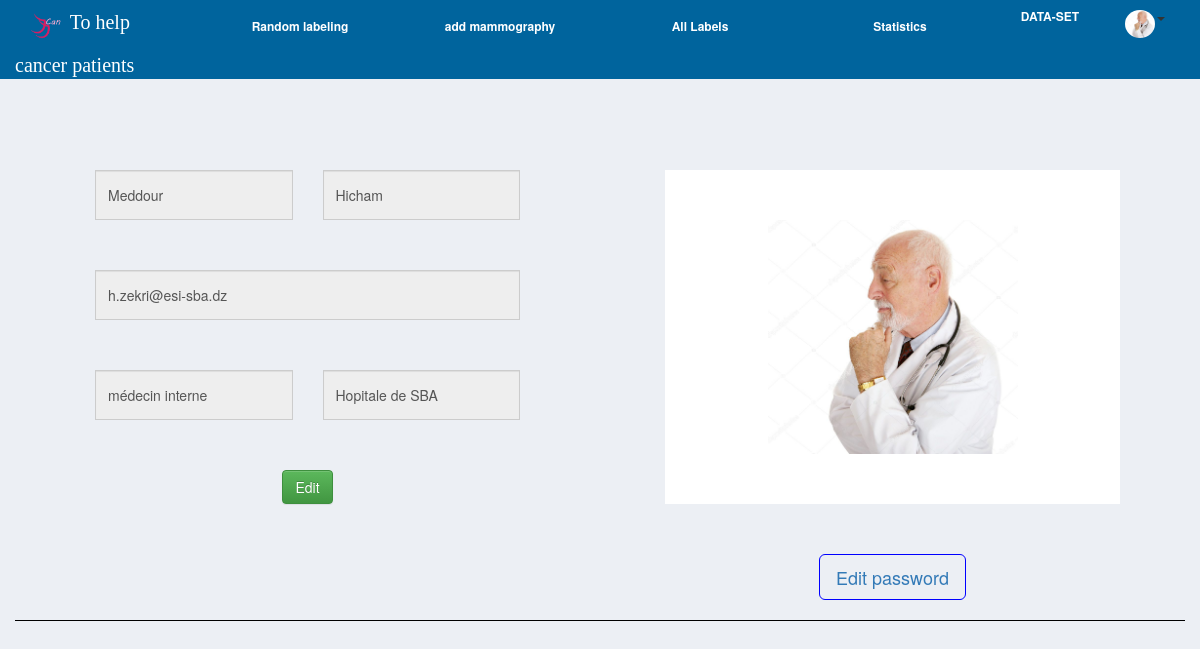
Screenshot of /2/profile (signed in) with the database file from the repository.
### AideCan/models.py (models this page shows, shortened)
class Doctor(models.Model):
    user = models.OneToOneField(User, on_delete=models.CASCADE, unique=True,null=True)
    specialty=models.CharField(max_length=250)
    establishment=models.CharField(max_length=100)
    photo=models.FileField(upload_to='images/', default="images/default.jpg", verbose_name="")

### AideCan/views.py (the view, shortened to what this page needs)
# urls.py: path('<int:id>/profile', profile_view, name='profile'),
@login_required()
def profile_view(request,id):
    if request.user.id == id:
        id=id
        docs=Doctor.objects.filter(user_id=id)
        doc=Doctor()
        for i in docs:
            doc=i
        return render(request, 'aideCan/profile.html',locals())
    else:
        return redirect(Error)

### AideCan/templates/AideCan/profile.html (shortened to what this page needs)
{% extends 'aidecan/base-dashboard.html' %}
{% block content1 %}
    {% load static %}
    <div class="container" id="label">
    <div class="row">
        <form action="{% url 'profile' id %}" method="post" enctype="multipart/form-data">
        <div class="col-md-6" >
                    <div class="row infor-row">
                        <div class="col-md-6">
                            <input  class="form-control input-info" id="first_name" name="first_name" value="{{ doc.user.first_name }}" type="text"  readonly>
                        </div>
                        <div class="col-md-6">
                            <input class="form-control input-info" name="last_name" id="last_name" value="{{ doc.user.last_name }}"  type="text"  readonly>
                        </div>
                    </div>
                    <div class="row infor-row">
                        <div class="col-md-12">
                            <input class="form-control input-info" name="email" id="email" value="{{ doc.user.email }}" type="email" readonly>
                        </div>
                    </div>
                    <div class="row infor-row">
                        <div class="col-md-6">
                            <input class="form-control input-info" id="speciality" name="speciality" value="{{ doc.specialty }}" type="text"  readonly>
                        </div>
                        <div class="col-md-6">
                            <input class="form-control input-info" name="establishment" id="establishment" value="{{ doc.establishment }}" type="text" readonly>
                        </div>
                    </div>
                    <div class="row">
                        <div class="col-md-12 btn-col">
                            <a class="btn btn-success" id="modifier-btn" onclick="modifier()" type="button">Edit </a>
                        </div>
                    </div>
        </div>
        <div class="col-md-6" >
                 <div id="photo-profile-d4"><img src="{{ doc.photo.url }}"  width="250px" id="img-profile-d4">
                </div>
                <div class="row">
                    <div class="col-md-12 changeP-col">
                        <a class="btn btn-link btn-lg"  href=""  type="button" id="changeP">Edit password</a>
                    </div>
                </div>
        </div>
        </form>
    </div>
    </div>
{% endblock %}

### AideCan/templates/AideCan/base-dashboard.html (shortened to what this page needs)
<!DOCTYPE html>
<html lang="en">
<head>
      {% load static %}
    <link rel="stylesheet" href="https://cdnjs.cloudflare.com/ajax/libs/open-iconic/1.1.1/font/css/open-iconic-bootstrap.min.css" />
    <link rel="stylesheet" href="{% static 'aideCan/assets/bootstrap/css/bootstrap.min.css' %}">
    <link rel="stylesheet" href="{% static 'aideCan/assets/fonts/font-awesome.min.css' %}">
    <link rel="stylesheet" href="{% static 'aideCan/assets/css/first.css' %}">
    <link rel="stylesheet" href="{% static 'aideCan/assets/css/secand.css' %}">
    <link rel="stylesheet" href="{% static 'aideCan/assets/css/therd.css' %}">
    <link rel="stylesheet" href="https://unpkg.com/aos@2.3.1/dist/aos.css">
    <link rel="stylesheet" href="https://cdnjs.cloudflare.com/ajax/libs/animate.css/3.5.2/animate.min.css">
    <link rel="stylesheet" href="{% static 'aideCan/assets/css/lebel.css' %}">
    <link rel="stylesheet" href="{% static 'aideCan/assets/css/show-label.css' %}">
    <link rel="stylesheet" href="{% static 'aideCan/assets/css/add-file.css' %}">
    <link rel="stylesheet" href="{% static 'aideCan/assets/css/profile.css' %}">
    <link rel="stylesheet" href="{% static 'aideCan/assets/css/add-mammo.css' %}">
    <link rel="stylesheet" href="{% static 'aideCan/assets/css/dropzone.css' %}">
     <link rel="stylesheet" href="{% static 'aideCan/assets/css/menu-d.css' %}">
     <link rel="stylesheet" href="{% static 'aideCan/assets/css/checkbox.css' %}">
</head>
<body id="body1">
        <div id="navbar" class="container-fluid">
        <div class="row">
            <div class="col-md-2 menu-b-item" style="text-align: left"><img src="{% static 'aideCan/assets/img/logo_v02.png' %}" id="logo"><span style="font-family: Gabriola;font-size: 20px;color: white"> To help cancer patients</span></div>
            <div class="col-md-2 nav-item">
                <a href="{% url 'random_labling' id %}"><p class="nav-item-text"><strong>Random labeling</strong></p></a>
            </div>
            <div class="col-md-2 nav-item">
               <a href="{% url 'add_mammography' id %}"> <p class="nav-item-text"><strong>add mammography</strong></p></a>
            </div>
            <div class="col-md-2 nav-item">
               <a href="{% url 'show_all_labels' id %}"> <p class="nav-item-text"><strong>All Labels</strong></p></a>
            </div>
             <div class="col-md-2 nav-item">
               <a href="{% url 'statistic' id %}" > <p class="nav-item-text"><strong>Statistics</strong></p></a>
            </div>
            <div class="col-md-1 nav-item">
                <p class="nav-item-text"><strong>DATA-SET</strong> </p>
            </div>
            <div class="col-md-1 nav-item">
                <div class="dropdown">
                    <img src="{{ doc.photo.url }}" id="user-img-d-menu" class = "dropdown-toggle" data-toggle="dropdown" aria-expanded="false"><span class="caret"></span>
                </div>
            </div>
    </div>
    </div>
    {% block content1 %}
    {% endblock %}
</body>
</html>

### AideCan/static/AideCan/assets/css/lebel.css (style rules this page uses)
#label { margin-top:120px; }
body#body1 { background-color:rgb(236,239,244); }

### AideCan/static/AideCan/assets/css/show-label.css (style rules this page uses)
div#label.container { border-bottom:solid 1px black; }

### AideCan/static/AideCan/assets/css/profile.css (style rules this page uses)
.infor-row { margin: 50px; }
#modifier-btn { text-align: center; margin-bottom: 20px; }
.btn-col { text-align: center; }
.input-info { border-radius: 0px ; height: 50px; }
#changeP { border: solid 1px blue; margin-bottom: 20px; }
.changeP-col { text-align: center; }
#photo-profile-d4 { margin: 50px; background: white; text-align: center; padding: 50px; }

### AideCan/static/AideCan/assets/css/menu-d.css (style rules this page uses)
#logo { width:50px; }
#user-img-d-menu { width: 30px; border-radius: 100%; margin-top:10px; }
.dropdown { margin-right: 10px; }
@media (min-width:991px) { .nav-item { display: block; } }
.nav-item { height:50px; text-align:center; }
.nav-item-text { width:100%; margin-top:10%; font-size:12px; color:white; }
#navbar { position:fixed; width:100%; background-color:#00649d; margin-top: -120px; z-index:9999; }

### rows the page displays
Doctor: photo (picture), first_name "Meddour", last_name "Hicham", email "h.zekri@esi-sba.dz", speciality "médecin interne", establishment "Hopitale de SBA"
